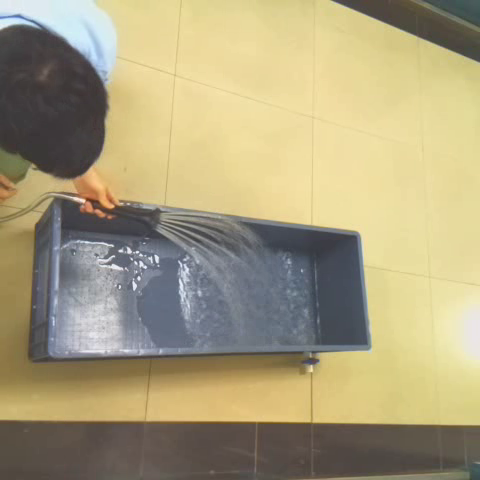
#> input picture textureVideoSource/originVideoAndItsFrames/afternoonWithWaterPureWater1027/1280.png, 480 x 480 px, found by its file name
$ python trackbarToGetParam.py
#> lines starting #> are read from the running program, lines starting #| are printed output that depends on the picture; after the words box and inside, x2 and y2 are one past the last pixel; in counts of white or black regions, pixels touching at a corner belong together
#!usr/bin/env python3
# !-*- coding:utf-8 -*-
# !@Time:2019/8/27 11:42
# !@Author:yuan
# !@File:trackbarToGetParam.py

import cv2
import numpy as np

def nothing(x):
    pass

if __name__ =='__main__':
    #0:最原始的版本
    #D:\PyCharm\previous_video_frames\out7frames
    test_image_path = 'D:\\PyCharm\\pycharm_project\\textureVideoSource\\originVideoAndItsFrames\\afternoonWithWaterWaterWithColor1027\\1280.png'
    img = cv2.imread(test_image_path,cv2.IMREAD_COLOR)
#> img is the input picture: shape (480, 480, 3); mean B, G, R 124.8, 158.5, 168.8

    # 中值滤波 去除椒盐噪声
    # medianblur = cv2.medianBlur(img,5)#0:旧
    medianblur = cv2.GaussianBlur(img, (7, 7), 0)

    HsvImage = cv2.cvtColor(medianblur, cv2.COLOR_BGR2HSV)
#> HsvImage: shape (480, 480, 3); mean H, S, V 43.8, 69.7, 172.6

    cv2.namedWindow('GetHSVParam')

    cv2.createTrackbar('Hmin', 'GetHSVParam', 0, 180, nothing)
#> slider 'Hmin' is set to 36
    cv2.createTrackbar('Hmax', 'GetHSVParam', 0, 180, nothing)
#> slider 'Hmax' is set to 180

    cv2.createTrackbar('Smin', 'GetHSVParam', 0, 255, nothing)
#> slider 'Smin' is set to 51
    cv2.createTrackbar('Smax', 'GetHSVParam', 0, 255, nothing)
#> slider 'Smax' is set to 255

    cv2.createTrackbar('Vmin', 'GetHSVParam', 0, 255, nothing)
#> slider 'Vmin' is set to 51
    cv2.createTrackbar('Vmax', 'GetHSVParam', 0, 255, nothing)
#> slider 'Vmax' is set to 255

    while(1):
        cv2.imshow('Source Img',img)

        hmin = cv2.getTrackbarPos('Hmin', 'GetHSVParam')
        hmax = cv2.getTrackbarPos('Hmax', 'GetHSVParam')
        smin = cv2.getTrackbarPos('Smin', 'GetHSVParam')
        smax = cv2.getTrackbarPos('Smax', 'GetHSVParam')
        vmin = cv2.getTrackbarPos('Vmin', 'GetHSVParam')
        vmax = cv2.getTrackbarPos('Vmax', 'GetHSVParam')

        rhsv_lower = np.array([hmin,smin,vmin],dtype=np.uint8)
        rhsv_upper = np.array([hmax,smax,vmax],dtype=np.uint8)
        #根据阈值构建掩模
        mask = cv2.inRange(HsvImage,rhsv_lower,rhsv_upper)
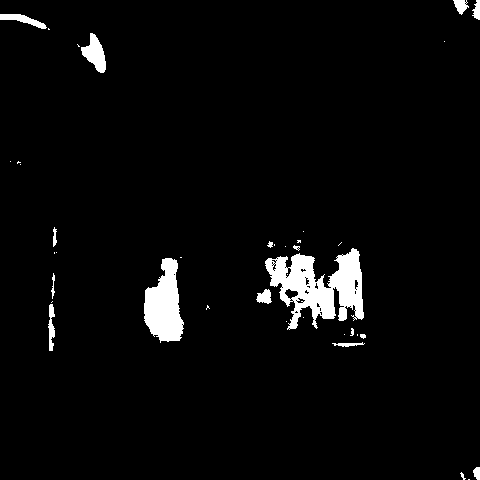
#> mask: shape (480, 480); 3.6% white; 39 white regions (22 under 20 px), largest, box (x1, y1, x2, y2) and area: (265, 248, 364, 330) 4223, (144, 258, 184, 343) 2234, (81, 33, 106, 73) 540
        # cv2.imshow('HSV',mask)

        #0
        # #开运算,去除孤立噪声
        # #卷积核(5,5)表示长宽均不足5的孤立噪声点将被去除
        Kernel = np.ones((6,6),np.uint8)
        mask = cv2.morphologyEx(mask,cv2.MORPH_OPEN,Kernel)
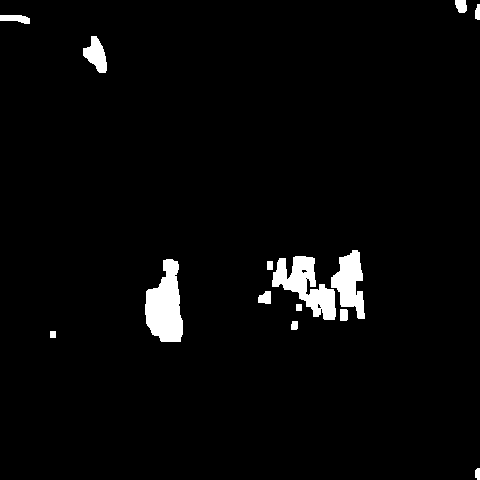
#> mask: shape (480, 480); 3% white; 14 white regions, largest, box (x1, y1, x2, y2) and area: (145, 259, 183, 342) 2186, (272, 256, 336, 320) 1974, (331, 250, 365, 319) 1350

        #1
        # hsv_open_kernel = cv2.getStructuringElement(cv2.MORPH_RECT, (3, 3))  # cv2.MORPH_ELLIPSE, (10, 10)
        # mask = cv2.morphologyEx(mask, cv2.MORPH_OPEN, hsv_open_kernel)
        #0
        # # cv2.imshow('After Opening',mask)
        # #膨胀,填充孔
        Kernel1 = np.ones((5, 5), np.uint8)
        dilation = cv2.dilate(mask,Kernel1,iterations = 1)
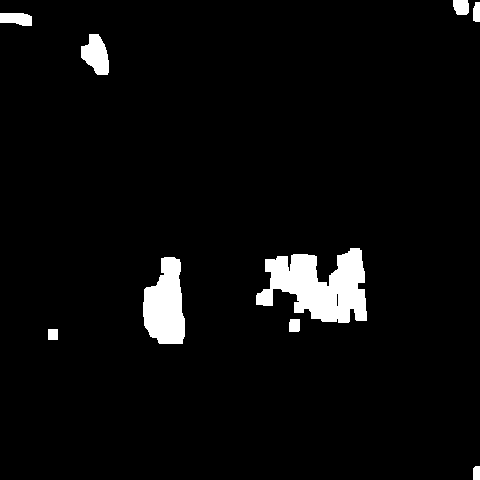
#> dilation: shape (480, 480); 4.2% white; 9 white regions, largest, box (x1, y1, x2, y2) and area: (256, 248, 367, 323) 5141, (143, 257, 185, 344) 2710, (81, 34, 109, 75) 784

        #1
        # hsv_dilate_kernel = cv2.getStructuringElement(cv2.MORPH_RECT, (3, 3))  # cv2.MORPH_RECT,(10,10)
        # dilation = cv2.dilate(mask, hsv_dilate_kernel, iterations=1)  # iterations=1

        #第一种黑白掩膜方式
        # cv2.imshow('GetHSVParam',dilation)

        #第二种，彩色掩膜方式
        mask = dilation
        OrImage = cv2.bitwise_or(img,img,mask = mask)
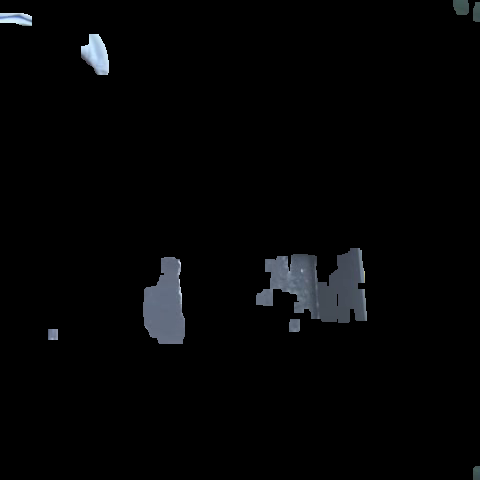
#> OrImage: shape (480, 480, 3); mean B, G, R 5.2, 4.6, 4.1
        cv2.imshow('GetHSVParam',OrImage)

        # contours,hierarchy = cv2.findContours(dilation,cv2.RETR_EXTERNAL,cv2.CHAIN_APPROX_SIMPLE) #dilation
        # contours_image = cv2.drawContours(img,contours,-1,(255,255,255),1) #img,contours,-1,(255,255,255),1
        # cv2.imshow('HSV',contours_image)

        if cv2.waitKey(1) == ord('q'):
#> (key q is pressed here)
            break
    cv2.destroyAllWindows()

$ run again, with textureVideoSource/originVideoAndItsFrames/afternoonWithWaterPureWater1027/1000.png copied over textureVideoSource/originVideoAndItsFrames/afternoonWithWaterPureWater1027/1280.png
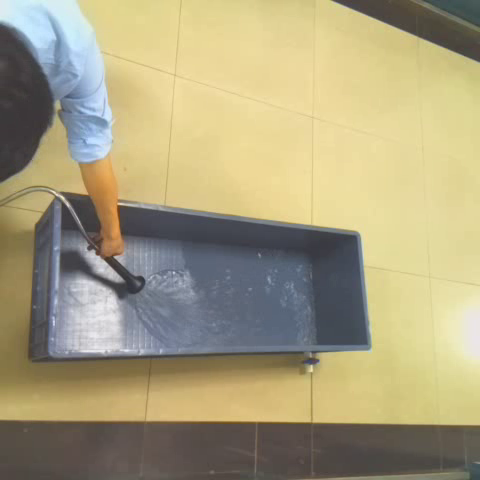
#> input picture textureVideoSource/originVideoAndItsFrames/afternoonWithWaterPureWater1027/1000.png, 480 x 480 px, found by its file name
#> img is the input picture: shape (480, 480, 3); mean B, G, R 126.1, 159, 168
#> HsvImage: shape (480, 480, 3); mean H, S, V 45.3, 71.6, 173.4
#> `mask = cv2.inRange(HsvImage,rhsv_lower,rhsv_upper)`:
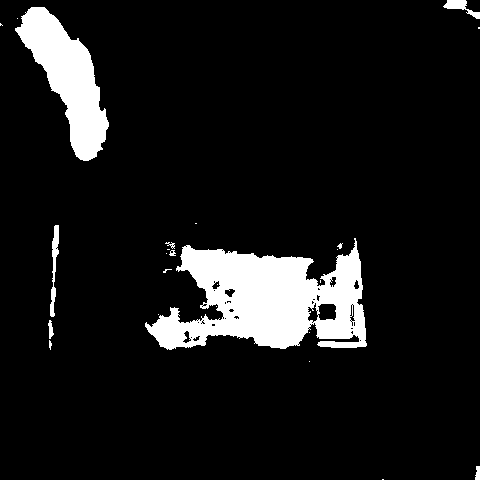
#> mask: shape (480, 480); 9.4% white; 25 white regions (16 under 20 px), largest, box (x1, y1, x2, y2) and area: (145, 238, 367, 350) 14479, (15, 7, 109, 161) 6305, (50, 225, 59, 317) 380
#> dilation: shape (480, 480); 10.5% white; 6 white regions, box (x1, y1, x2, y2) and area: (148, 246, 369, 352) 16342, (16, 6, 111, 164) 7276, (446, 0, 469, 12) 273, (51, 237, 62, 250) 137, (474, 11, 480, 22) 65, (475, 471, 480, 480) 45
#> `OrImage = cv2.bitwise_or(img,img,mask = mask)`:
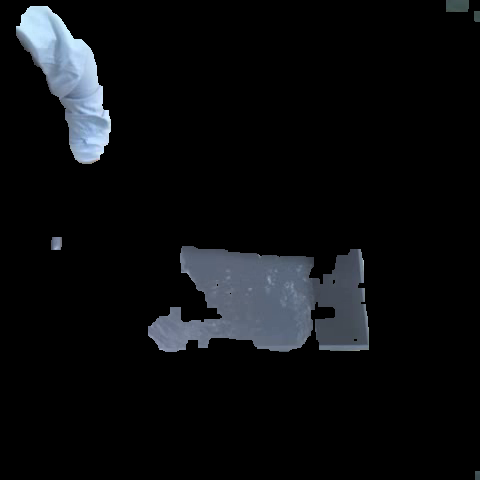
#> OrImage: shape (480, 480, 3); mean B, G, R 15, 13, 11.5
